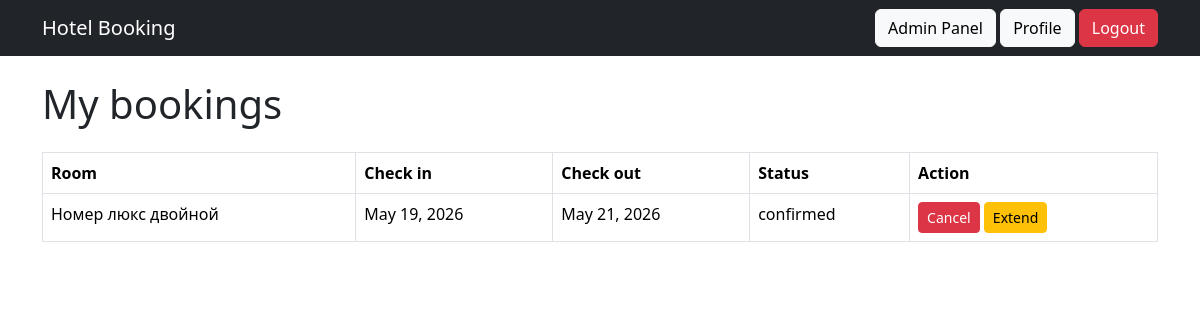
The app's page /profile/ (signed in), older data.
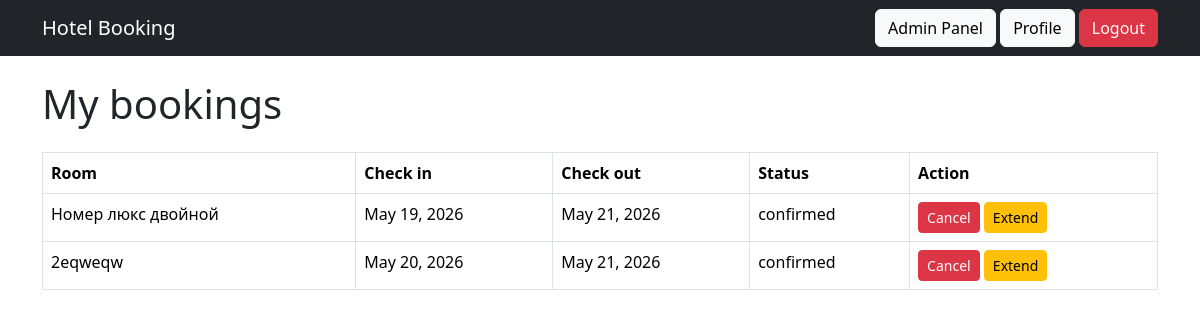
The same page, newer data.
### main/models.py (models this page shows, shortened)
class Booking(models.Model):
    BOOKING_STATUS = (
        ('pending', 'Pending'),
        ('confirmed', 'Confirmed'),
        ('cancelled', 'Cancelled'),
    )
    user = models.ForeignKey(
        User,
        on_delete=models.CASCADE,
        related_name='bookings'
    )
    room = models.ForeignKey(
        Room,
        on_delete=models.CASCADE,
        related_name='bookings'
    )
    check_in = models.DateField()
    check_out = models.DateField()
    total_price = models.DecimalField(
        max_digits=10,
        decimal_places=2,
        default=0
    )
    status = models.CharField(
        max_length=20,
        choices=BOOKING_STATUS,
        default='pending'
    )
    created_at = models.DateTimeField(auto_now_add=True)

class Room(models.Model):
    ROOM_TYPES = (
        ('economy', 'Economy'),
        ('standard', 'Standard'),
        ('comfort', 'Comfort'),
        ('deluxe', 'Deluxe'),
        ('lux', 'Lux'),
        ('full_lux', 'Full Lux'),
        ('presidential', 'Presidential'),
    )
    hotel = models.ForeignKey(
        Hotel,
        on_delete=models.CASCADE,
        related_name='rooms'
    )
    title = models.CharField(max_length=255)
    description = models.TextField()
    room_type = models.CharField(
        max_length=20,
        choices=ROOM_TYPES,
        default='standard'
    )
    price = models.DecimalField(
        max_digits=10,
        decimal_places=2
    )
    capacity = models.PositiveIntegerField()
    size_m2 = models.PositiveIntegerField(
        null=True,
        blank=True
    )
    BED_TYPES = (
        ('single', 'Single'),
        ('double', 'Double'),
        ('triple', 'Triple'),
        ('queen (1 big bed for 1 person)', 'Queen (1 big bed for 1 person)'),
        ('king (bed for 4 people)', 'King (bed for 4 people)'),
    )
    beds = models.PositiveIntegerField(default=1)
    bed_type = models.CharField(
        max_length=50,
        choices=BED_TYPES,
        default='single'
    )
    has_wifi = models.BooleanField(default=True)
    has_breakfast = models.BooleanField(default=False)
    has_air_conditioning = models.BooleanField(default=True)
    is_available = models.BooleanField(default=True)
    rating = models.DecimalField(
        max_digits=3,
        decimal_places=1,
        default=4.0
    )
    created_at = models.DateTimeField(auto_now_add=True)

### main/views.py (the view)
# urls.py: path('profile/', profile, name='profile'),
@login_required
def profile(request):
    bookings = Booking.objects.filter(
        user=request.user
    )
    return render(request, 'profile.html', {
        'bookings': bookings
    })

### main/templates/profile.html
{% extends 'base.html' %}
{% block content %}
<h1>My bookings</h1>
<table class="table table-bordered mt-4">
    <tr>
        <th>Room</th>
        <th>Check in</th>
        <th>Check out</th>
        <th>Status</th>
        <th>Action</th>
    </tr>
    {% for booking in bookings %}
        <tr>
            <td>{{ booking.room.title }}</td>
            <td>{{ booking.check_in }}</td>
            <td>{{ booking.check_out }}</td>
            <td>{{ booking.status }}</td>
            <td>
                {% if booking.status != 'cancelled' %}
                    <a href="{% url 'cancel_booking' booking.id %}"
                       class="btn btn-danger btn-sm">
                        Cancel
                    </a>
                {% endif %}
                <a href="{% url 'extend_booking' booking.id %}"
                class="btn btn-warning btn-sm">
                    Extend
                </a>
            </td>
        </tr>
    {% endfor %}
</table>
{% endblock %}

Row changes from the older to the newer data that the page shows:
added Booking: room "2eqweqw", check_in "May 20, 2026", check_out "May 21, 2026", status "confirmed", shows "Cancel"
